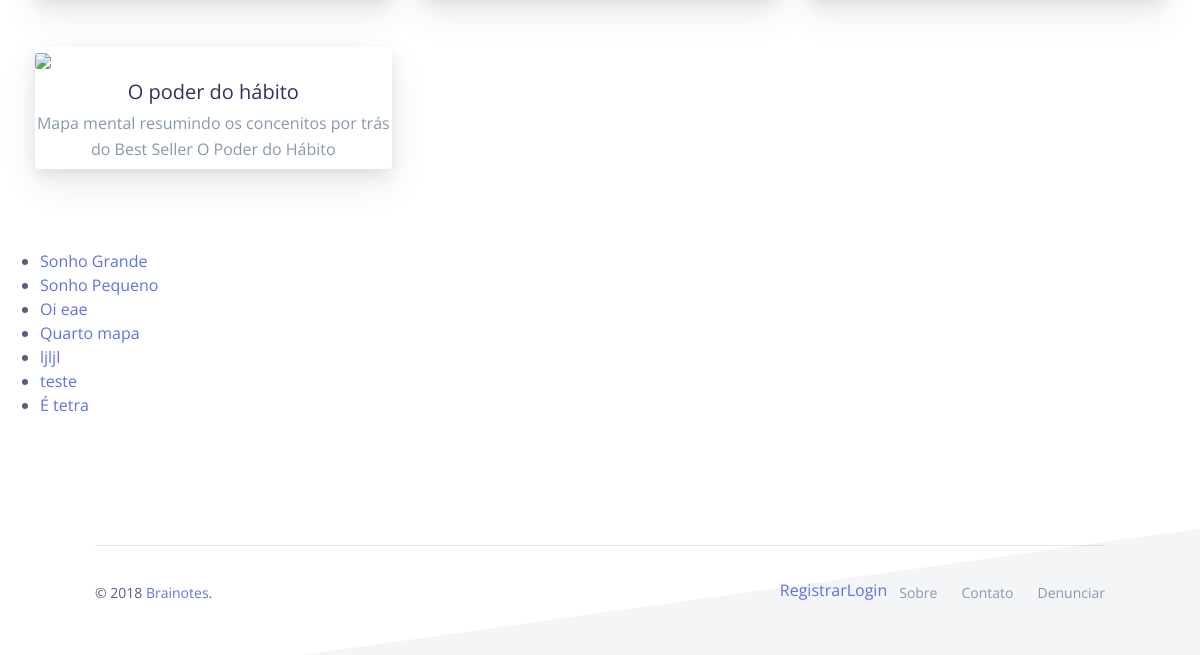
The app's page / (lower part), older data.
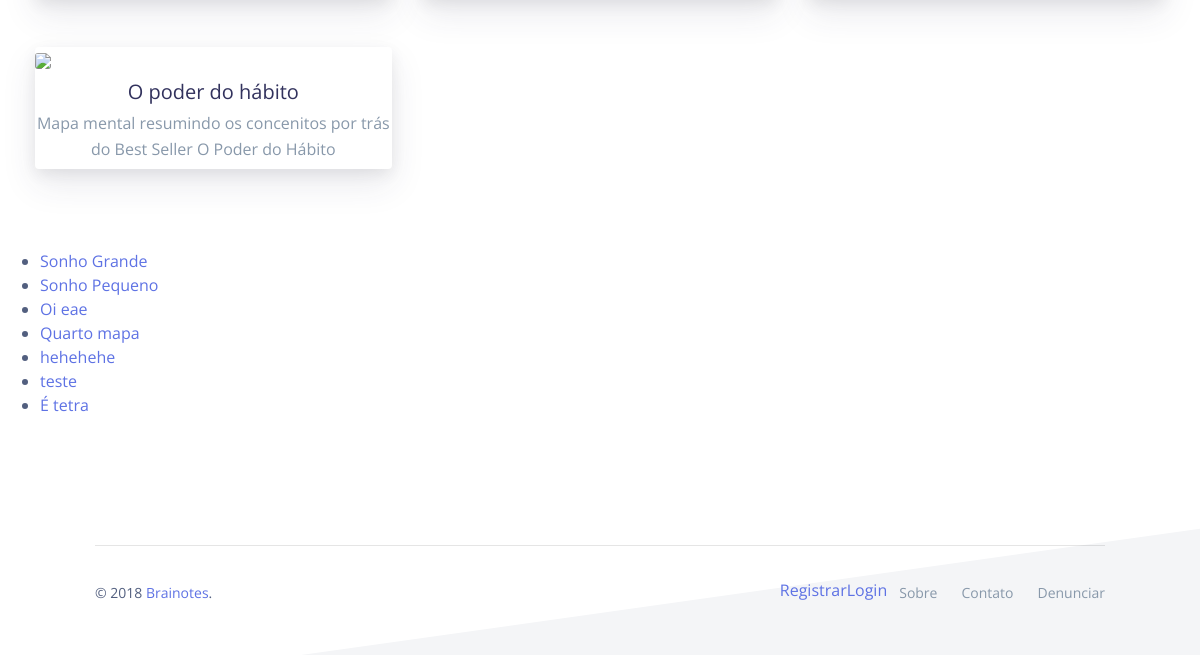
The same page, newer data.
### mindmaps/models.py (models this page shows)
class Map(models.Model):
    title = models.CharField(max_length=128)
    ispublic = models.BooleanField(default=False)
    author = models.ForeignKey(CustomUser, on_delete=models.SET_NULL, null=True, related_name="mymaps")
    public_id = models.CharField(max_length=16)
    friendly_url = models.CharField(max_length=128)
    language = models.CharField(max_length=8)

### mindmaps/views.py (the view)
# urls.py: path("", views.index, name="index"),
def index(request):
    if request.user.is_authenticated:
        try:
            maps = Map.objects.filter(author=request.user)
        except Map.DoesNotExist:
            raise Http404("No map found")
        context = {
            "maps": maps
        }
        return render(request, 'maps/mymaps.html', context)
    else:
        context = {
            "maps": Map.objects.all(),
        }
        return render(request, "maps/index.html", context)

### mindmaps/templates/maps/index.html (shortened to what this page needs)
{% extends "maps/base.html" %}
{% block body %}
{% load static %}
<section class="section section-lg has-cards">
    <div class="container container-lg">
        <div class="row">
          <div class="col-md-4 mb-5 mb-md-0">
            <div class="card  shadow border-0">
              <a href="" title="Landing Page">
                <img src="https://i.ytimg.com/vi/omjXBggpq-k/hqdefault.jpg?sqp=-oaymwEZCPYBEIoBSFXyq4qpAwsIARUAAIhCGAFwAQ==&rs=AOn4CLD74FaUdPjz1PZ8PdehsodNh9biKQ" class="card-img">
                <h5 class="title text-center pt-2">
                  <span class="d-block mb-1">O poder do hábito</span>
                  <small class="h6 text-muted">Mapa mental resumindo os concenitos por trás do Best Seller O Poder do Hábito</small>
                </h5>
              </a>
            </div>
          </div>
        </div>
      </div>
  </section>
  <ul>
    {% for map in maps %}
      <li>
        <a href="{% url 'map' map.id %}">{{ map.title }}</a>
      </li>
    {% empty %}
    No Mindmaps found.
    {% endfor %}
  </ul>
{% endblock %}

Row changes from the older to the newer data that the page shows:
changed Map: title "ljljl" → "hehehehe"
